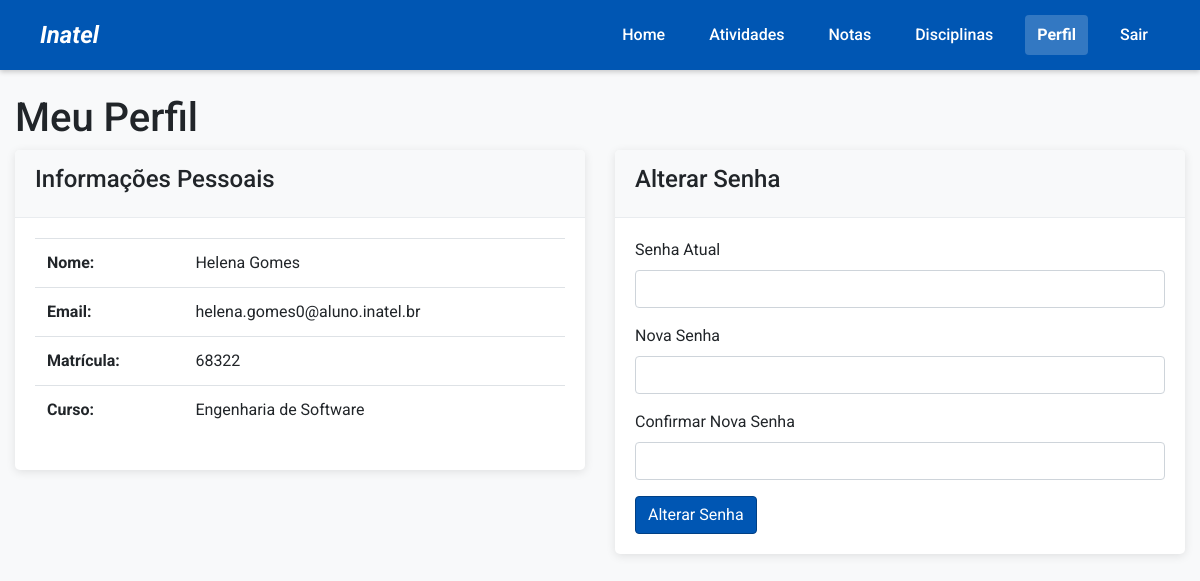
The page /perfil/ (signed in) on the database its author committed.
### project/models.py (models this page shows, shortened)
class Aluno(models.Model):
    idAluno = models.AutoField(primary_key=True)
    nomeAluno = models.CharField(max_length=100)
    emailAluno = models.EmailField(unique=True)
    senhaAluno = models.CharField(max_length=100)
    matricula = models.CharField(max_length=20, unique=True)
    curso = models.ForeignKey(Curso, on_delete=models.CASCADE, related_name='alunos')

class Curso(models.Model):
    id = models.AutoField(primary_key=True)
    nome = models.CharField(max_length=100)

### project/views.py (the view)
    def wrapper(request, *args, **kwargs):
        if 'user_type' not in request.session or 'user_id' not in request.session:
            messages.error(request, "Você precisa estar logado para acessar esta página.")
            return redirect('login')
        user_type = request.session['user_type']
        user_id = request.session['user_id']
        try:
            if user_type == 'aluno':
                Aluno.objects.get(idAluno=user_id)
            elif user_type == 'professor':
                Professor.objects.get(idProfessor=user_id)
            elif user_type == 'coordenador':
                Coordenador.objects.get(id=user_id)
        except Exception:
            messages.error(request, "Sua sessão expirou ou é inválida. Por favor, faça login novamente.")
            request.session.flush()
            return redirect('login')
        return view_func(request, *args, **kwargs)

### project/context_processors.py (called while the page is built)
def user_data(request):
    context = {}
    if 'user_type' in request.session and 'user_id' in request.session:
        context['user_type'] = request.session.get('user_type')
        context['user_id'] = request.session.get('user_id')
        context['username'] = request.session.get('username', '')
        if context['user_type'] == 'aluno':
            pending_evaluations = Avaliacao.objects.filter(
                avaliador_aluno__idAluno=context['user_id'],
                concluida=False
            ).count()
            context['pending_evaluations'] = pending_evaluations
    return context

### project/views.py (called while the page is built, shortened)
@login_required_custom
def perfil(request):
    user_type = request.session.get('user_type', '')
    user_id = request.session.get('user_id', '')
    user_data = None
    if user_type == 'aluno':
        user_data = Aluno.objects.get(idAluno=user_id)
    elif user_type == 'professor':
        user_data = Professor.objects.get(idProfessor=user_id)
    elif user_type == 'coordenador':
        user_data = Coordenador.objects.get(id=user_id)
    return render(request, 'perfil.html', {'user_data': user_data, 'user_type': user_type})

### project/templates/perfil.html (shortened to what this page needs)
<!DOCTYPE html>
<html lang="pt-br">
<head>
    {% load static %}
    <link rel="stylesheet" href="https://stackpath.bootstrapcdn.com/bootstrap/4.5.2/css/bootstrap.min.css">
    <link rel="stylesheet" href="{% static 'css/main.css' %}">
</head>
<body>
    <div class="header">
        <p class="logo"><em>Inatel</em></p>
        <div class="links">
            <a href="{% url 'home' %}">Home</a>
            <a href="{% url 'atividades' %}">Atividades</a>
            <a href="{% url 'notas' %}">Notas</a>
            <a href="{% url 'disciplinas' %}">Disciplinas</a>
            <a href="{% url 'perfil' %}" class="active">Perfil</a>
            <a href="{% url 'logout' %}">Sair</a>
        </div>
    </div>
    <div class="container mt-4">
        <h1>Meu Perfil</h1>
        <div class="row">
            <div class="col-md-6">
                <div class="card">
                    <div class="card-header">
                        <h4>Informações Pessoais</h4>
                    </div>
                    <div class="card-body">
                        <table class="table">
                            <tbody>
                                {% if user_type == 'aluno' %}
                                    <tr>
                                        <th>Nome:</th>
                                        <td>{{ user_data.nomeAluno }}</td>
                                    </tr>
                                    <tr>
                                        <th>Email:</th>
                                        <td>{{ user_data.emailAluno }}</td>
                                    </tr>
                                    <tr>
                                        <th>Matrícula:</th>
                                        <td>{{ user_data.matricula }}</td>
                                    </tr>
                                    <tr>
                                        <th>Curso:</th>
                                        <td>{{ user_data.curso.nome }}</td>
                                    </tr>
                                {% endif %}
                            </tbody>
                        </table>
                    </div>
                </div>
            </div>
            <div class="col-md-6">
                <div class="card">
                    <div class="card-header">
                        <h4>Alterar Senha</h4>
                    </div>
                    <div class="card-body">
                        <form method="post">
                            <div class="form-group">
                                <label for="current_password">Senha Atual</label>
                                <input type="password" class="form-control" id="current_password" name="current_password" required>
                            </div>
                            <div class="form-group">
                                <label for="new_password">Nova Senha</label>
                                <input type="password" class="form-control" id="new_password" name="new_password" required>
                            </div>
                            <div class="form-group">
                                <label for="confirm_password">Confirmar Nova Senha</label>
                                <input type="password" class="form-control" id="confirm_password" name="confirm_password" required>
                            </div>
                            <button type="submit" class="btn btn-primary">Alterar Senha</button>
                        </form>
                    </div>
                </div>
            </div>
        </div>
    </div>
</body>
</html>

### static/css/main.css (style rules this page uses)
body { font-family: 'Roboto', sans-serif; margin: 0; padding: 0; background-color: #f8f9fa; }
.header { background-color: #0056b3; color: white; padding: 15px 40px; display: flex; justify-content: space-between; align-items: center; box-shadow: 0 2px 5px rgba(0, 0, 0, 0.2); }
.logo { font-size: 24px; font-weight: 700; margin: 0; }
.links { display: flex; gap: 20px; }
.links a { color: white; text-decoration: none; padding: 8px 12px; border-radius: 4px; transition: background-color 0.3s; font-weight: 500; }
.links a.active { background-color: rgba(255, 255, 255, 0.2); font-weight: 700; }
.container { max-width: 1200px; margin: 0 auto; }
.card { border: none; box-shadow: 0 2px 10px rgba(0, 0, 0, 0.1); border-radius: 5px; overflow: hidden; }
.card-header { background-color: #f8f9fa; border-bottom: 1px solid #e9ecef; padding: 15px 20px; }
.card-body { padding: 20px; }
.btn-primary { background-color: #0056b3; border-color: #004085; }
table.table { box-shadow: none; }

### rows shown on the page
Aluno: nomeAluno "Helena Gomes", emailAluno "helena.gomes0@aluno.inatel.br", matricula "68322", curso.nome "Engenharia de Software"
